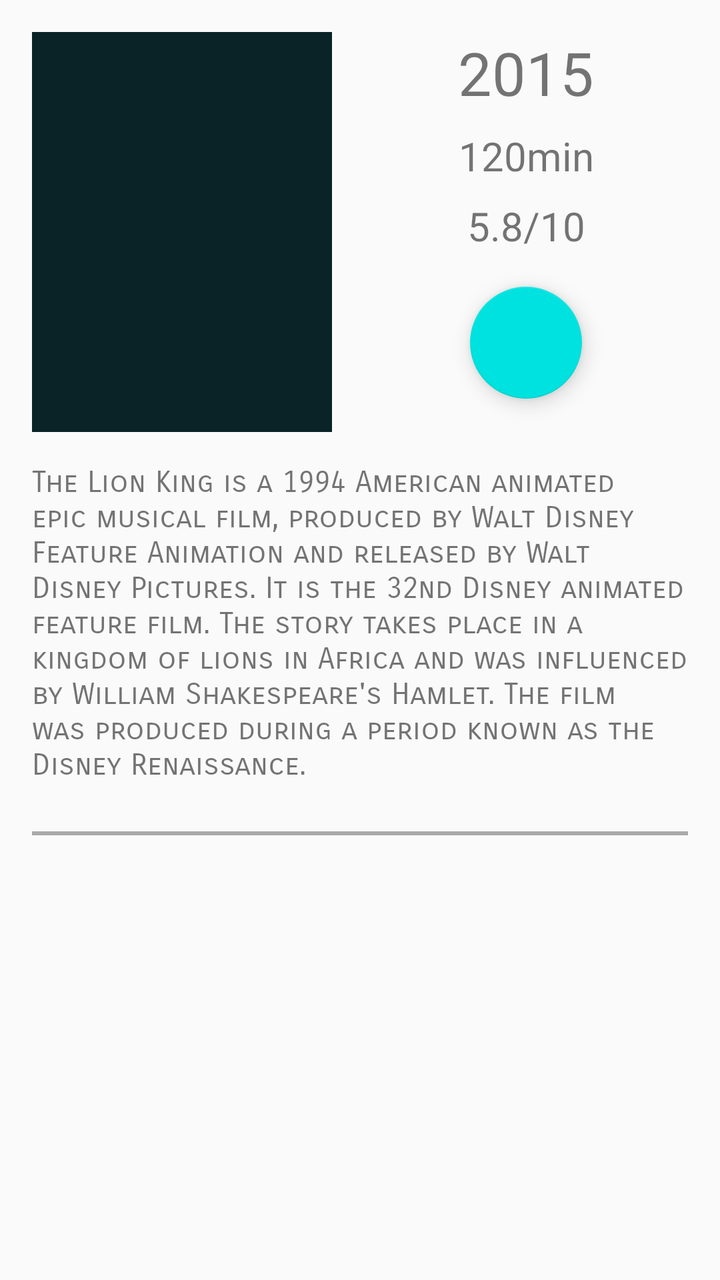
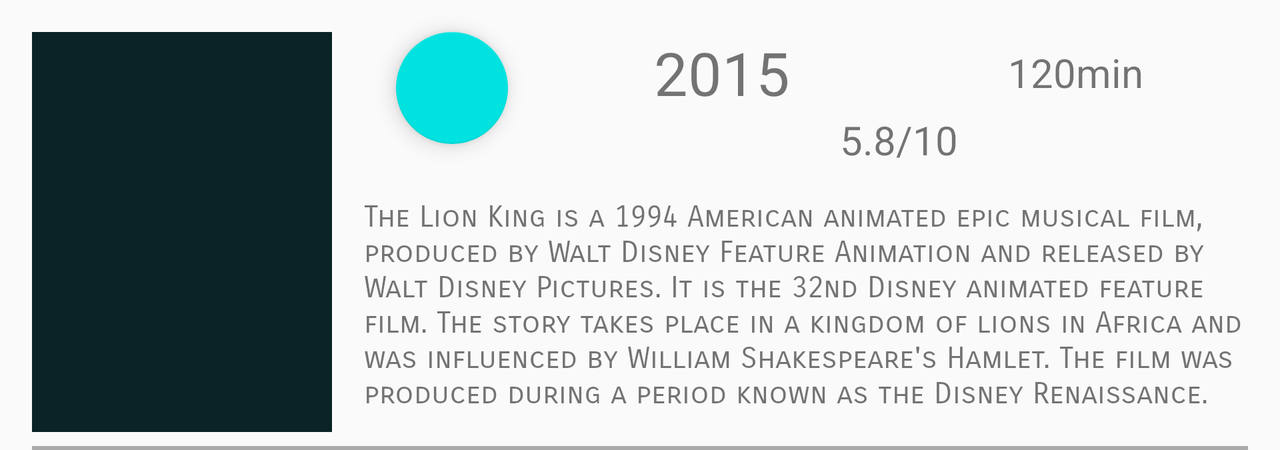

An Android layout and its configuration variant, each rendered on a device that would load it. The default file and the variant file are quoted in full after the pictures.
<!-- AndroidManifest.xml: application theme AppTheme -->
<!-- res/layout/detail_fragment_content.xml -->
<android.support.constraint.ConstraintLayout
    xmlns:android="http://schemas.android.com/apk/res/android"
    xmlns:app="http://schemas.android.com/apk/res-auto"
    xmlns:tools="http://schemas.android.com/tools"
    android:layout_width="match_parent"
    android:layout_height="match_parent">


    <ImageView
        android:id="@+id/iv_poster"
        android:layout_width="150dp"
        android:layout_height="200dp"
        android:layout_alignParentLeft="true"
        android:layout_alignParentStart="true"
        android:layout_marginLeft="@dimen/detail_margin_left"
        android:layout_marginStart="@dimen/detail_margin_left"
        android:layout_marginTop="@dimen/detail_margin_top"
        app:layout_constraintLeft_toLeftOf="parent"
        app:layout_constraintTop_toTopOf="parent"
        app:srcCompat="@color/colorPrimary"/>

    <android.support.design.widget.FloatingActionButton
        android:layout_width="wrap_content"
        android:layout_height="wrap_content"
        app:srcCompat="@drawable/ic_star_black_18px"
        android:id="@+id/fab_favorite_unselected"
        android:visibility="visible"
        app:layout_constraintTop_toBottomOf="@+id/tv_vote_average"
        app:layout_constraintLeft_toRightOf="@+id/iv_poster"
        app:layout_constraintRight_toRightOf="parent"
        app:layout_constraintBottom_toTopOf="@+id/tv_overview"/>

    <android.support.design.widget.FloatingActionButton
        android:layout_width="wrap_content"
        android:layout_height="wrap_content"
        app:srcCompat="@drawable/ic_star_gold_18px"
        android:id="@+id/fab_favorite_selected"
        android:visibility="invisible"
        app:layout_constraintTop_toBottomOf="@+id/tv_vote_average"
        app:layout_constraintLeft_toRightOf="@+id/iv_poster"
        app:layout_constraintRight_toRightOf="parent"
        app:layout_constraintBottom_toTopOf="@+id/tv_overview"/>

    <TextView
        style="@style/detailYearLabel"
        android:id="@+id/tv_year"
        android:layout_width="wrap_content"
        android:layout_height="wrap_content"
        app:layout_constraintLeft_toRightOf="@+id/iv_poster"
        app:layout_constraintRight_toRightOf="parent"
        app:layout_constraintTop_toTopOf="@+id/iv_poster"
        tools:text="2015"/>

    <TextView
        android:id="@+id/tv_duration"
        tools:text="120min"
        style="@style/detailOtherLabel"
        android:layout_width="wrap_content"
        android:layout_height="wrap_content"
        android:layout_marginTop="@dimen/detail_margin_between_items"
        app:layout_constraintTop_toBottomOf="@+id/tv_year"
        app:layout_constraintLeft_toRightOf="@+id/iv_poster"
        app:layout_constraintRight_toRightOf="parent"/>

    <TextView
        android:id="@+id/tv_vote_average"
        tools:text="5.8/10"
        style="@style/detailOtherLabel"
        android:layout_width="wrap_content"
        android:layout_height="wrap_content"
        android:layout_marginTop="@dimen/detail_margin_between_items"
        app:layout_constraintLeft_toLeftOf="@+id/tv_duration"
        app:layout_constraintRight_toRightOf="@+id/tv_duration"
        app:layout_constraintTop_toBottomOf="@+id/tv_duration"/>


    <TextView
        style="@style/detailOverview"
        android:id="@+id/tv_overview"
        tools:text="@string/lionKing_description"
        android:layout_width="0dp"
        android:layout_height="wrap_content"
        android:padding="@dimen/padding_movie_overview"
        app:layout_constraintLeft_toLeftOf="parent"
        app:layout_constraintRight_toRightOf="parent"
        app:layout_constraintTop_toBottomOf="@+id/iv_poster"/>

    <View
        style="@style/boldDivisionline"
        android:id="@+id/divisionline_description_trailer"
        app:layout_constraintLeft_toLeftOf="parent"
        app:layout_constraintRight_toRightOf="parent"
        app:layout_constraintTop_toBottomOf="@+id/tv_overview"/>

</android.support.constraint.ConstraintLayout>
<!-- resources referenced by this layout -->
<resources>
  <color name="colorPrimary">#092327</color>
  <dimen name="detail_margin_between_items">8dp</dimen>
  <dimen name="detail_margin_left">16dp</dimen>
  <dimen name="detail_margin_top">16dp</dimen>
  <dimen name="padding_movie_overview">16dp</dimen>
  <!-- drawable ic_star_gold_18px (drawable) -->
  <vector xmlns:android="http://schemas.android.com/apk/res/android"
          android:width="18dp"
          android:height="18dp"
          android:viewportWidth="24.0"
          android:viewportHeight="24.0">
      <path
          android:pathData="M12,17.27L18.18,21l-1.64,-7.03L22,9.24l-7.19,-0.61L12,2 9.19,8.63 2,9.24l5.46,4.73L5.82,21z"
          android:fillColor="#ffd700"/>
  </vector>
  <string name="lionKing_description" translatable="false">The Lion King is a 1994 American animated epic musical film, produced by Walt Disney Feature Animation and released by Walt Disney Pictures. It is the 32nd Disney animated feature film. The story takes place in a kingdom of lions in Africa and was influenced by William Shakespeare\'s Hamlet. The film was produced during a period known as the Disney Renaissance.</string>
  <style name="boldDivisionline" parent="divisionline">
          <item name="android:layout_height">@dimen/bold_division_line_height</item>
      </style>
  <style name="detailOtherLabel">
          <item name="android:textSize">@dimen/detail_other_label_size</item>
      </style>
  <style name="detailOverview">
          <item name="android:textSize">15sp</item>
          <item name="android:fontFamily">sans-serif-smallcaps</item>
      </style>
  <style name="detailYearLabel">
          <item name="android:textSize">@dimen/detail_year_label_size</item>
      </style>
  <style name="AppTheme" parent="Theme.AppCompat.Light.NoActionBar">
          
          <item name="colorPrimary">@color/colorPrimary</item>
          <item name="colorPrimaryDark">@color/colorPrimaryDark</item>
          <item name="colorAccent">@color/colorAccent</item>
      </style>
  <style name="divisionline">
          <item name="android:layout_width">@dimen/division_line_width</item>
          <item name="android:layout_height">@dimen/division_line_height</item>
          <item name="android:background">@android:color/darker_gray</item>
          <item name="android:layout_marginLeft">@dimen/division_line_margin_left</item>
          <item name="android:layout_marginStart">@dimen/division_line_margin_left</item>
          <item name="android:layout_marginEnd">@dimen/division_line_margin_right</item>
          <item name="android:layout_marginRight">@dimen/division_line_margin_right</item>
          <item name="android:layout_marginTop">@dimen/division_line_margin_top</item>
      </style>
  <dimen name="bold_division_line_height">2dp</dimen>
  <dimen name="detail_other_label_size">20sp</dimen>
  <dimen name="detail_year_label_size">30sp</dimen>
  <color name="colorPrimaryDark">#0B5351</color>
  <color name="colorAccent">#00E2DF</color>
  <dimen name="division_line_width">0dp</dimen>
  <dimen name="division_line_height">1dp</dimen>
  <dimen name="division_line_margin_left">16dp</dimen>
  <dimen name="division_line_margin_right">16dp</dimen>
  <dimen name="division_line_margin_top">8dp</dimen>
</resources>
<!-- res/layout-land/detail_fragment_content.xml (the repository's variant of the layout above) -->
<!-- drawn on the phone turned sideways -->
<android.support.constraint.ConstraintLayout
    xmlns:android="http://schemas.android.com/apk/res/android"
    xmlns:app="http://schemas.android.com/apk/res-auto"
    xmlns:tools="http://schemas.android.com/tools"
    android:layout_width="match_parent"
    android:layout_height="wrap_content"
    android:minHeight="225dp">


    <ImageView
        android:id="@+id/iv_poster"
        android:layout_width="150dp"
        android:layout_height="200dp"
        android:layout_alignParentLeft="true"
        android:layout_alignParentStart="true"
        android:layout_marginLeft="@dimen/detail_margin_left"
        android:layout_marginStart="@dimen/detail_margin_left"
        android:layout_marginTop="@dimen/detail_margin_top"
        app:layout_constraintLeft_toLeftOf="parent"
        app:layout_constraintTop_toTopOf="parent"
        app:srcCompat="@color/colorPrimary"/>

    <android.support.design.widget.FloatingActionButton
        android:layout_width="wrap_content"
        android:layout_height="wrap_content"
        app:srcCompat="@drawable/ic_star_black_18px"
        android:id="@+id/fab_favorite_unselected"
        android:visibility="visible"
        android:layout_marginStart="@dimen/detail_margin_between_items"
        android:layout_marginLeft="@dimen/detail_margin_between_items"
        app:layout_constraintLeft_toRightOf="@+id/iv_poster"
        app:layout_constraintTop_toTopOf="@+id/iv_poster"/>

    <android.support.design.widget.FloatingActionButton
        android:layout_width="wrap_content"
        android:layout_height="wrap_content"
        app:srcCompat="@drawable/ic_star_gold_18px"
        android:id="@+id/fab_favorite_selected"
        android:visibility="invisible"
        android:layout_marginStart="@dimen/detail_margin_between_items"
        android:layout_marginLeft="@dimen/detail_margin_between_items"
        app:layout_constraintLeft_toRightOf="@+id/iv_poster"
        app:layout_constraintTop_toTopOf="@+id/iv_poster"/>

    <TextView
        style="@style/detailYearLabel"
        android:id="@+id/tv_year"
        tools:text="2015"
        android:layout_width="wrap_content"
        android:layout_height="wrap_content"
        android:layout_marginStart="@dimen/detail_margin_between_items"
        android:layout_marginLeft="@dimen/detail_margin_between_items"
        app:layout_constraintTop_toTopOf="@+id/fab_favorite_unselected"
        app:layout_constraintLeft_toRightOf="@+id/fab_favorite_unselected"
        app:layout_constraintRight_toLeftOf="@+id/horizontal_middle"/>

    <android.support.constraint.Guideline
        android:id="@+id/horizontal_middle"
        android:layout_width="wrap_content"
        android:layout_height="match_parent"
        android:orientation="vertical"
        app:layout_constraintGuide_percent="0.6807432"
        tools:layout_editor_absoluteX="403dp"
        tools:layout_editor_absoluteY="0dp"/>

    <TextView
        android:id="@+id/tv_duration"
        tools:text="120min"
        style="@style/detailOtherLabel"
        android:layout_width="wrap_content"
        android:layout_height="wrap_content"
        app:layout_constraintBottom_toBottomOf="@+id/tv_year"
        app:layout_constraintTop_toTopOf="@+id/tv_year"
        app:layout_constraintRight_toRightOf="parent"
        app:layout_constraintLeft_toLeftOf="@+id/horizontal_middle"/>

    <TextView
        android:id="@+id/tv_vote_average"
        tools:text="5.8/10"
        style="@style/detailOtherLabel"
        android:layout_width="wrap_content"
        android:layout_height="wrap_content"
        app:layout_constraintTop_toBottomOf="@+id/tv_year"
        app:layout_constraintLeft_toLeftOf="@+id/tv_year"
        app:layout_constraintRight_toRightOf="@+id/tv_duration"/>


    <TextView
        style="@style/detailOverview"
        android:id="@+id/tv_overview"
        tools:text="@string/lionKing_description"
        android:layout_width="0dp"
        android:layout_height="wrap_content"
        android:padding="@dimen/padding_movie_overview"
        app:layout_constraintRight_toRightOf="parent"
        app:layout_constraintLeft_toRightOf="@+id/iv_poster"
        app:layout_constraintTop_toBottomOf="@+id/tv_vote_average"/>

    <View
        style="@style/boldDivisionline"
        android:id="@+id/divisionline_description_trailer"
        app:layout_constraintLeft_toLeftOf="parent"
        app:layout_constraintRight_toRightOf="parent"
        app:layout_constraintBottom_toBottomOf="parent"/>

</android.support.constraint.ConstraintLayout>
<!-- resources referenced by the variant -->
<!-- as the phone turned sideways resolves them -->
<resources>
  <color name="colorPrimary">#092327</color>
  <!-- from res/values-land/ -->
  <dimen name="detail_margin_between_items">32dp</dimen>
  <dimen name="detail_margin_left">16dp</dimen>
  <dimen name="detail_margin_top">16dp</dimen>
  <dimen name="padding_movie_overview">16dp</dimen>
  <!-- drawable ic_star_gold_18px (drawable) -->
  <vector xmlns:android="http://schemas.android.com/apk/res/android"
          android:width="18dp"
          android:height="18dp"
          android:viewportWidth="24.0"
          android:viewportHeight="24.0">
      <path
          android:pathData="M12,17.27L18.18,21l-1.64,-7.03L22,9.24l-7.19,-0.61L12,2 9.19,8.63 2,9.24l5.46,4.73L5.82,21z"
          android:fillColor="#ffd700"/>
  </vector>
  <string name="lionKing_description" translatable="false">The Lion King is a 1994 American animated epic musical film, produced by Walt Disney Feature Animation and released by Walt Disney Pictures. It is the 32nd Disney animated feature film. The story takes place in a kingdom of lions in Africa and was influenced by William Shakespeare\'s Hamlet. The film was produced during a period known as the Disney Renaissance.</string>
  <style name="boldDivisionline" parent="divisionline">
          <item name="android:layout_height">@dimen/bold_division_line_height</item>
      </style>
  <style name="detailOtherLabel">
          <item name="android:textSize">@dimen/detail_other_label_size</item>
      </style>
  <style name="detailOverview">
          <item name="android:textSize">15sp</item>
          <item name="android:fontFamily">sans-serif-smallcaps</item>
      </style>
  <style name="detailYearLabel">
          <item name="android:textSize">@dimen/detail_year_label_size</item>
      </style>
  <style name="AppTheme" parent="Theme.AppCompat.Light.NoActionBar">
          
          <item name="colorPrimary">@color/colorPrimary</item>
          <item name="colorPrimaryDark">@color/colorPrimaryDark</item>
          <item name="colorAccent">@color/colorAccent</item>
      </style>
  <style name="divisionline">
          <item name="android:layout_width">@dimen/division_line_width</item>
          <item name="android:layout_height">@dimen/division_line_height</item>
          <item name="android:background">@android:color/darker_gray</item>
          <item name="android:layout_marginLeft">@dimen/division_line_margin_left</item>
          <item name="android:layout_marginStart">@dimen/division_line_margin_left</item>
          <item name="android:layout_marginEnd">@dimen/division_line_margin_right</item>
          <item name="android:layout_marginRight">@dimen/division_line_margin_right</item>
          <item name="android:layout_marginTop">@dimen/division_line_margin_top</item>
      </style>
  <dimen name="bold_division_line_height">2dp</dimen>
  <dimen name="detail_other_label_size">20sp</dimen>
  <dimen name="detail_year_label_size">30sp</dimen>
  <color name="colorPrimaryDark">#0B5351</color>
  <color name="colorAccent">#00E2DF</color>
  <dimen name="division_line_width">0dp</dimen>
  <dimen name="division_line_height">1dp</dimen>
  <dimen name="division_line_margin_left">16dp</dimen>
  <dimen name="division_line_margin_right">16dp</dimen>
  <dimen name="division_line_margin_top">8dp</dimen>
</resources>
